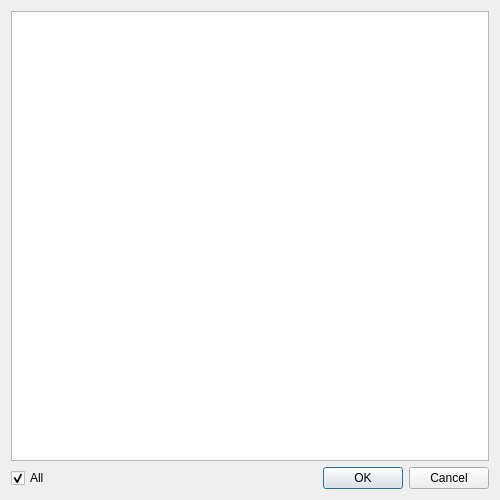
<?xml version="1.0" encoding="UTF-8"?>
<ui version="4.0">
 <class>IDlgExport</class>
 <widget class="QDialog" name="IDlgExport">
  <property name="geometry">
   <rect>
    <x>0</x>
    <y>0</y>
    <width>500</width>
    <height>500</height>
   </rect>
  </property>
  <property name="windowTitle">
   <string>Export data...</string>
  </property>
  <layout class="QVBoxLayout" name="verticalLayout">
   <item>
    <widget class="QTreeWidget" name="treeWidget">
     <property name="headerHidden">
      <bool>true</bool>
     </property>
     <column>
      <property name="text">
       <string notr="true">1</string>
      </property>
     </column>
    </widget>
   </item>
   <item>
    <layout class="QHBoxLayout" name="horizontalLayout">
     <item>
      <widget class="QCheckBox" name="checkAll">
       <property name="text">
        <string>All</string>
       </property>
       <property name="checked">
        <bool>true</bool>
       </property>
      </widget>
     </item>
     <item>
      <spacer name="horizontalSpacer">
       <property name="orientation">
        <enum>Qt::Horizontal</enum>
       </property>
       <property name="sizeHint" stdset="0">
        <size>
         <width>40</width>
         <height>20</height>
        </size>
       </property>
      </spacer>
     </item>
     <item>
      <widget class="QDialogButtonBox" name="buttonBox">
       <property name="orientation">
        <enum>Qt::Horizontal</enum>
       </property>
       <property name="standardButtons">
        <set>QDialogButtonBox::Cancel|QDialogButtonBox::Ok</set>
       </property>
      </widget>
     </item>
    </layout>
   </item>
  </layout>
 </widget>
 <resources/>
 <connections>
  <connection>
   <sender>buttonBox</sender>
   <signal>accepted()</signal>
   <receiver>IDlgExport</receiver>
   <slot>accept()</slot>
   <hints>
    <hint type="sourcelabel">
     <x>248</x>
     <y>254</y>
    </hint>
    <hint type="destinationlabel">
     <x>157</x>
     <y>274</y>
    </hint>
   </hints>
  </connection>
  <connection>
   <sender>buttonBox</sender>
   <signal>rejected()</signal>
   <receiver>IDlgExport</receiver>
   <slot>reject()</slot>
   <hints>
    <hint type="sourcelabel">
     <x>316</x>
     <y>260</y>
    </hint>
    <hint type="destinationlabel">
     <x>286</x>
     <y>274</y>
    </hint>
   </hints>
  </connection>
 </connections>
</ui>
